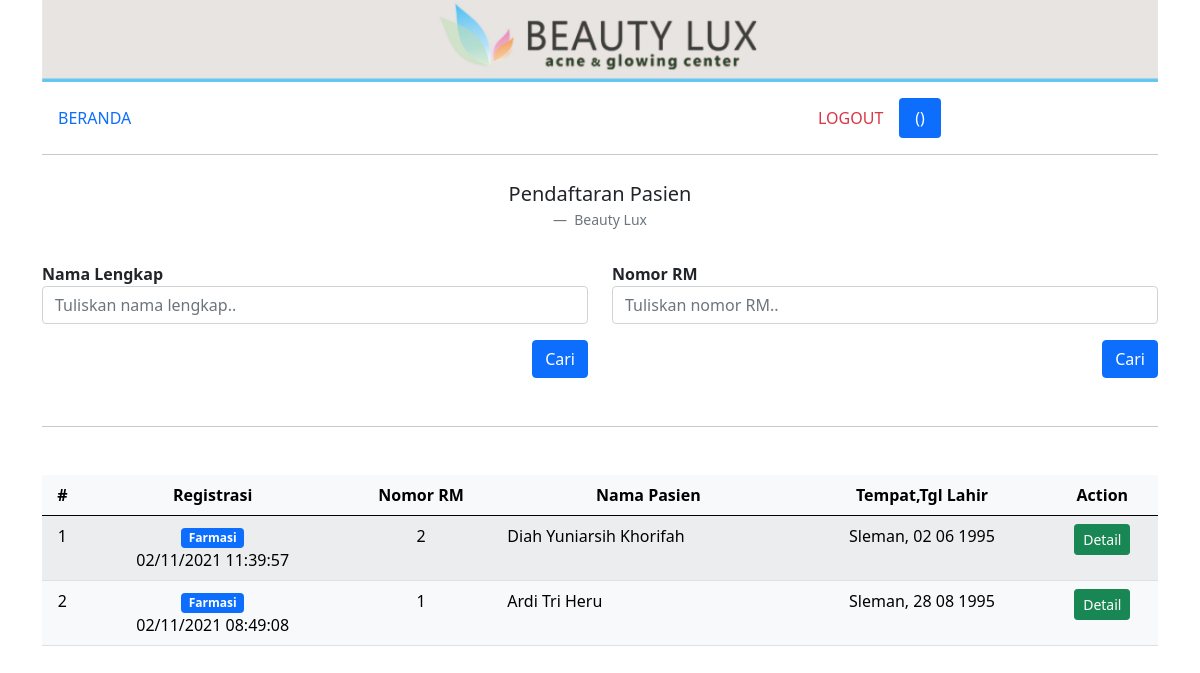
The app's page /daftar_treatment.php, older data.
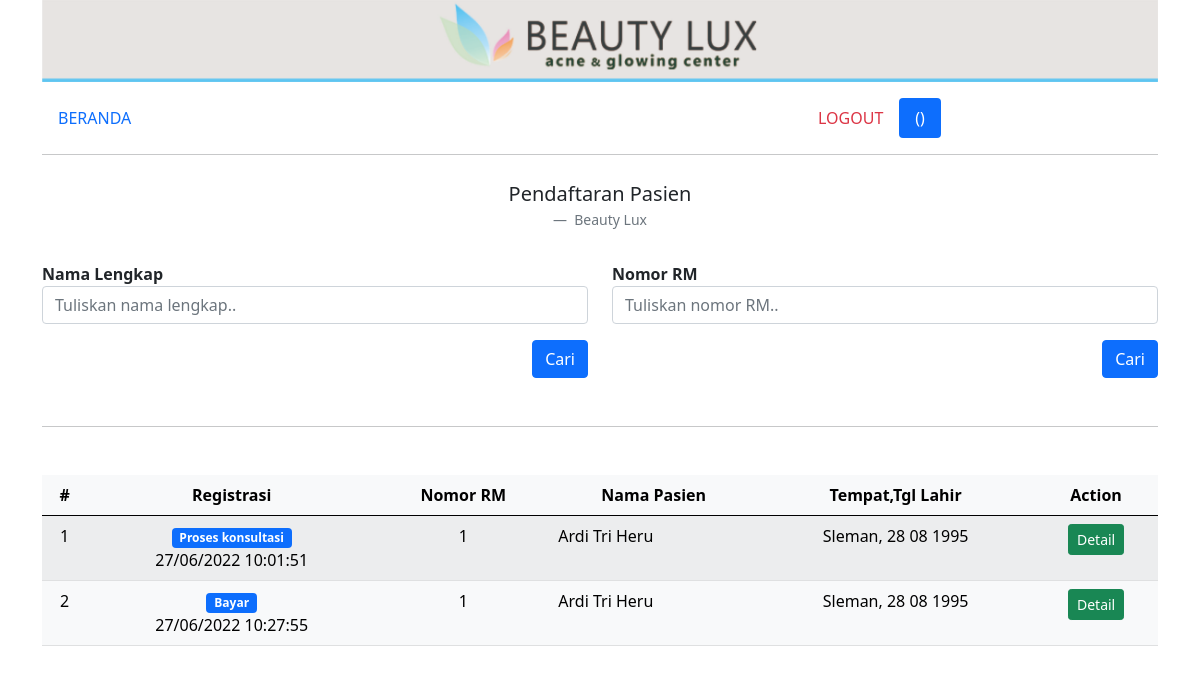
The same page, newer data.
### tables this page shows
CREATE TABLE `treatment` (
  `id_treatment` int(100) NOT NULL AUTO_INCREMENT,
  `id_customer` int(10) NOT NULL,
  `id_user` int(3) NOT NULL,
  `dokter` varchar(50) NOT NULL,
  `konsultasi` varchar(100) NOT NULL,
  `note` varchar(100) NOT NULL,
  `tanggal` timestamp NOT NULL DEFAULT current_timestamp() ON UPDATE current_timestamp(),
  `status` int(1) NOT NULL,
  `kesimpulan` varchar(100) DEFAULT NULL,
  PRIMARY KEY (`id_treatment`),
  KEY `id_treatment` (`id_treatment`),
  KEY `id_customer` (`id_customer`),
  CONSTRAINT `treatment_ibfk_1` FOREIGN KEY (`id_customer`) REFERENCES `customer` (`id_customer`)
);

CREATE TABLE `customer` (
  `id_customer` int(10) NOT NULL AUTO_INCREMENT,
  `nama` varchar(50) NOT NULL,
  `tgl_lahir` date NOT NULL,
  `tempat_lahir` varchar(20) NOT NULL,
  `alamat` varchar(100) NOT NULL,
  `no_hp` varchar(13) NOT NULL,
  PRIMARY KEY (`id_customer`),
  KEY `id_customer` (`id_customer`)
);

### daftar_treatment.php (the view, shortened to what this page needs)
<?php include('templates/header.php'); ?>
<div class="container mb-5">
    <div class="row">
        <div class="col-md-12">
            <img src="img/header.jpg" class="img-fluid" alt="...">
        </div>
    </div>
    <div class="row mt-3 mb-2">
        <div class="col">
            <?php include('menu.php'); ?>
        </div>
    </div>
    <div class="row">
        <figure class="text-center">
            <blockquote class="blockquote">
                <p>Pendaftaran Pasien</p>
            </blockquote>
            <figcaption class="blockquote-footer">
                Beauty Lux
            </figcaption>
        </figure>
    </div>
    <div class="row mb-5">
        <div class="col-md-6">
            <form method="post" action="daftar_treatment_cari_nama_list.php" class="row g-3">
                <div class="col-12">
                    <label><b>Nama Lengkap</b></label>
                    <input type="text" name="nama" id="nama" value="" class="form-control" placeholder="Tuliskan nama lengkap..">
                </div>
                <div class="col-12">
                    <button type="submit" class="btn btn-primary float-end">Cari</button>
                </div>
            </form>
        </div>
        <div class="col-md-6">
            <form method="get" action="daftar_treatment_form.php" class="row g-3">
                <div class="col-12">
                    <label><b>Nomor RM</b></label>
                    <input type="text" name="id_customer" class="form-control" placeholder="Tuliskan nomor RM..">
                </div>
                <div class="col-12">
                    <button type="submit" class="btn btn-primary float-end">Cari</button>
                </div>
            </form>
        </div>
    </div>
    <hr>
    <div class="row mt-5">
        <div class="col-md-12">
            <table class="table table-hover table-light table-striped">
                <thead>
                    <tr>
                        <th class="text-center" scope="col">#</th>
                        <th class="text-center" scope="col">Registrasi</th>
                        <th class="text-center" scope="col">Nomor RM</th>
                        <th class="text-center" scope="col">Nama Pasien</th>
                        <th class="text-center" scope="col">Tempat,Tgl Lahir</th>
                        <th class="text-center" scope="col">Action</th>
                    </tr>
                </thead>
                <tbody>
                    <?php
                    $no = 1;
                    include 'templates/koneksi.php';
                    $query = mysqli_query($koneksi, "
                    SELECT *,
                    CASE
                    WHEN treatment.status = 0 THEN 'Proses konsultasi'
                    WHEN treatment.status = 1 THEN 'Farmasi'
                    WHEN treatment.status = 2 THEN 'Bayar'
                    END AS nm_status
                    FROM treatment
                    JOIN customer
                    ON treatment.id_customer = customer.id_customer
                    ORDER BY treatment.id_treatment DESC
                    ");
                    while ($d = mysqli_fetch_array($query)) {
                    ?>
                        <tr>
                            <td class="text-center" scope="row"><?= $no++; ?></td>
                            <td class="text-center" scope="row"> <span class="badge bg-primary"><?= $d['nm_status']; ?></span><br><?= date('d/m/Y H:i:s', strtotime($d['tanggal'])); ?></td>
                            <td class="text-center" scope="row"><?= $d['id_customer']; ?></td>
                            <td class="text-right" scope="row"><?= $d['nama']; ?></td>
                            <td class="text-center" scope="row"><?= $d['tempat_lahir'] . ',&nbsp;' . date('d m Y', strtotime($d['tgl_lahir'])); ?></td>
                            <td class="text-center" scope="row">
                                <a href="daftar_treatment_detail.php?id_treatment=<?= $d['id_treatment']; ?>" type="button" class="btn btn-success btn-sm">Detail</a>
                            </td>
                            </ </tr>
                        <?php } ?>
            </table>
        </div>
    </div>
</div>
<?php include('templates/footer.php'); ?>

Row changes from the older to the newer data that the page shows:
removed treatment: nm_status "Farmasi", tanggal "02/11/2021 11:39:57", id_customer.id_customer "2", id_customer.nama "Diah Yuniarsih Khorifah", id_customer.tempat_lahir "Sleman", id_customer.tgl_lahir "02 06 1995"
removed treatment: nm_status "Farmasi", tanggal "02/11/2021 08:49:08", id_customer.id_customer "1", id_customer.nama "Ardi Tri Heru", id_customer.tempat_lahir "Sleman", id_customer.tgl_lahir "28 08 1995"
added treatment: nm_status "Proses konsultasi", tanggal "27/06/2022 10:01:51", id_customer.id_customer "1", id_customer.nama "Ardi Tri Heru", id_customer.tempat_lahir "Sleman", id_customer.tgl_lahir "28 08 1995"
added treatment: nm_status "Bayar", tanggal "27/06/2022 10:27:55", id_customer.id_customer "1", id_customer.nama "Ardi Tri Heru", id_customer.tempat_lahir "Sleman", id_customer.tgl_lahir "28 08 1995"
